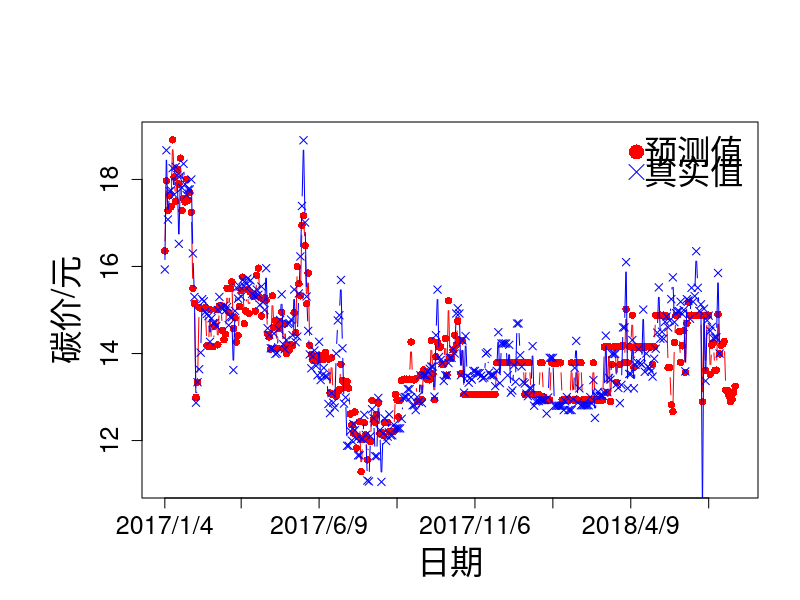
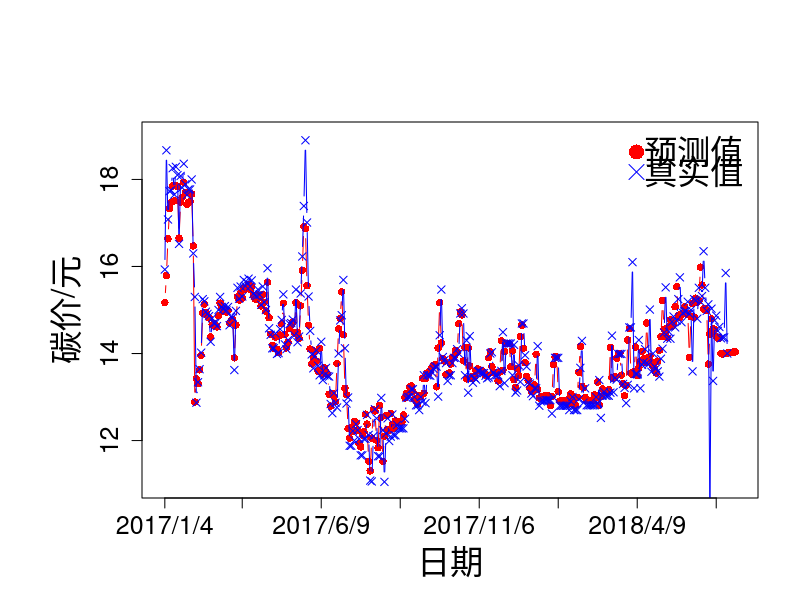
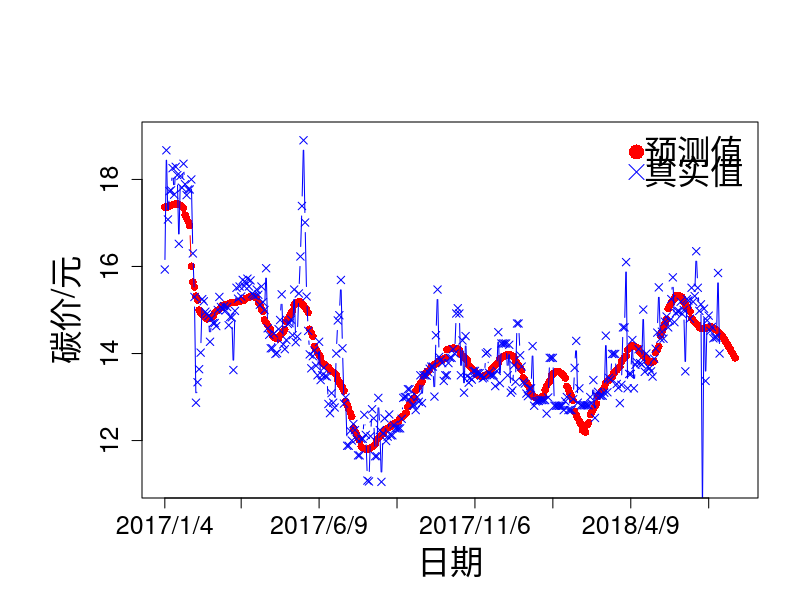
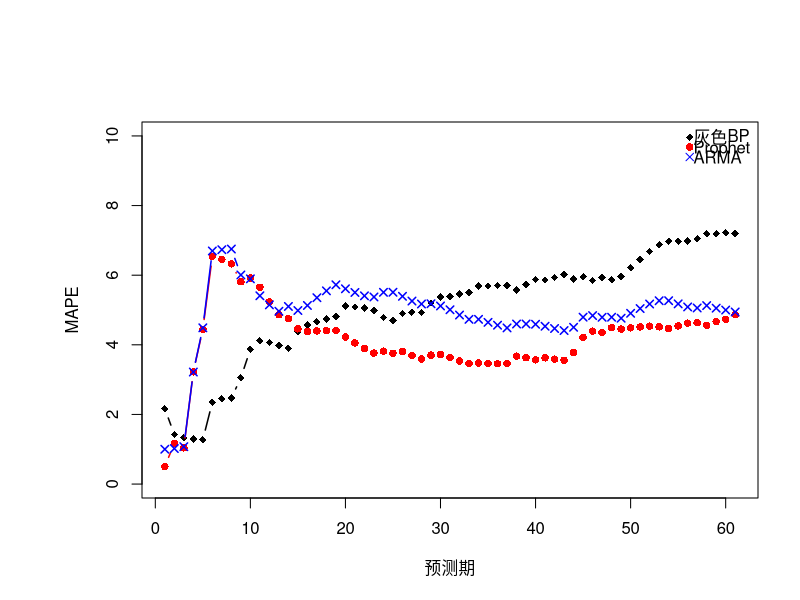

Recreate these plots in R, in order.
rm(list=ls())
## setwd("E:/paper&project/paper/journal/carbon-emission")
library(data.table)
Data <- read.csv("./data/guangdong.csv",header = T,sep=",")
setcolorder(Data,c("AQIIndex","ClosePrice","Europe_change","Global_GasPrice","Eco_rmb","JDWeather","cer_rmb_diff","TAN180_Change","Deal"))
#network
predict_nnet <- read.csv("./data/predict_nnet_61.csv",header = T,sep=",")
predict_nnet <- as.vector(predict_nnet$V1)
par(mar=c(5,7,4,2)+0.1, oma=c(0, 0, 2, 0))
plot(predict_nnet[1:367],col="red",type="b",pch=16,xlab="日期",ylab="碳价/元",xaxt="n",cex.lab=2,cex.axis=1.5,ylim=c(11,19))
points(Data[1:357,9],col="blue",type="b",pch=4)
axis(1,at=c(1,50,100,150,200,250,300,350),labels = c("2017/1/4","2017/3/23","2017/6/9","2017/8/21","2017/11/6",
                                                     "2018/1/7","2018/4/9","2018/6/21"),cex.axis=1.5)
legend("topright",c("预测值","真实值"),pch=c(16,4),col=c("red","blue"),bty="n",cex=2,x.intersp=0.25,y.intersp=0.5)

#arma
arma <- read.csv("./data/arima_result.csv",header = T,sep=",")
plot(arma$x,col="red",type="b",pch=16,xlab="日期",ylab="碳价/元",xaxt="n",ylim = c(11,19),cex.lab=2,cex.axis=1.5)
points(Data[1:357,9],col="blue",type="b",pch=4)
axis(1,at=c(1,50,100,150,200,250,300,350),labels = c("2017/1/4","2017/3/23","2017/6/9","2017/8/21","2017/11/6",
                                                     "2018/1/7","2018/4/9","2018/6/21"),cex.axis=1.5)
legend("topright",c("预测值","真实值"),pch=c(16,4),col=c("red","blue"),bty="n",cex=2,x.intersp=0.25,y.intersp=0.5)

#prophet
prophet_model <- read.csv("./data/prophet.csv",header = T,sep=",")
plot(prophet_model$x,col="red",type="b",pch=16,xlab="日期",ylab="碳价/元",xaxt="n",ylim=c(11,19),cex.lab=2,cex.axis=1.5)
points(Data[1:357,9],col="blue",type="b",pch=4)
axis(1,at=c(1,50,100,150,200,250,300,350),labels = c("2017/1/4","2017/3/23","2017/6/9","2017/8/21","2017/11/6",
                                                     "2018/1/7","2018/4/9","2018/6/21"),cex.axis=1.5)
legend("topright",c("预测值","真实值"),pch=c(16,4),col=c("red","blue"),bty="n",cex=2,x.intersp=0.25,y.intersp=0.5)

#MAPE
accuracy <- read.csv("./data/MAPE.csv",header =T,sep=",")
par(mar=c(5,7,4,2)+0.1, oma=c(0, 0, 2, 0))
plot(accuracy[,1],type="b",ylim=c(0,10),
     xlab="预测期",ylab="MAPE",cex.lab=1,cex.axis=1.,pch=18,lwd=1.5,cex=1.)
lines(accuracy[,2],type="b",col="red",pch=16,lwd=1.5,cex=1.)
lines(accuracy[,3],type="b",col="blue",pch=4,lwd=1.5,cex=1.)
legend("topright",c("灰色BP","Prophet","ARMA"),pch=c(18,16,4),
       col=c("black","red","blue"),bty="n",cex=1.,x.intersp=0.25,y.intersp=0.5)  

